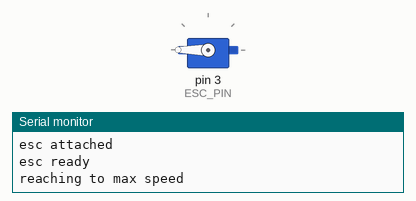
Recording of a sketch running on a simulated Arduino Uno, built with avr-gcc and run on an emulated ATmega328P. Parts: servo, the last lines printed to the serial monitor.

Above: at 3.1 s.
At 6.1 s:
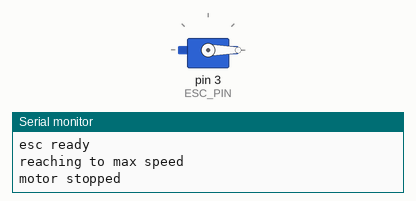
Timing chart, 0 to 7.6 s (numbered marks = the images above):
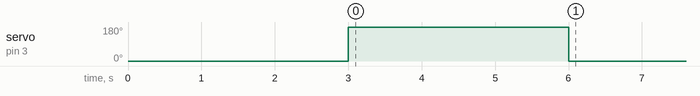

The sketch:

motor_speed_test.ino
```cpp
#include <Servo.h>
#define ESC_PIN 3 // Use any pwm pin

Servo esc;

void setup() {
  Serial.begin(115200);//baudrate 115200
  esc.attach(ESC_PIN,1000,3000);
  Serial.println("esc attached");

  esc.write(0);
  delay(3000);//arming delay
  Serial.println("esc ready");

  esc.write(180);
  Serial.println("reaching to max speed");

  delay(3000);// delay for motor reaching to max

  esc.write(0);//esc stopped
  Serial.println("motor stopped");
}

void loop() {

}
```
